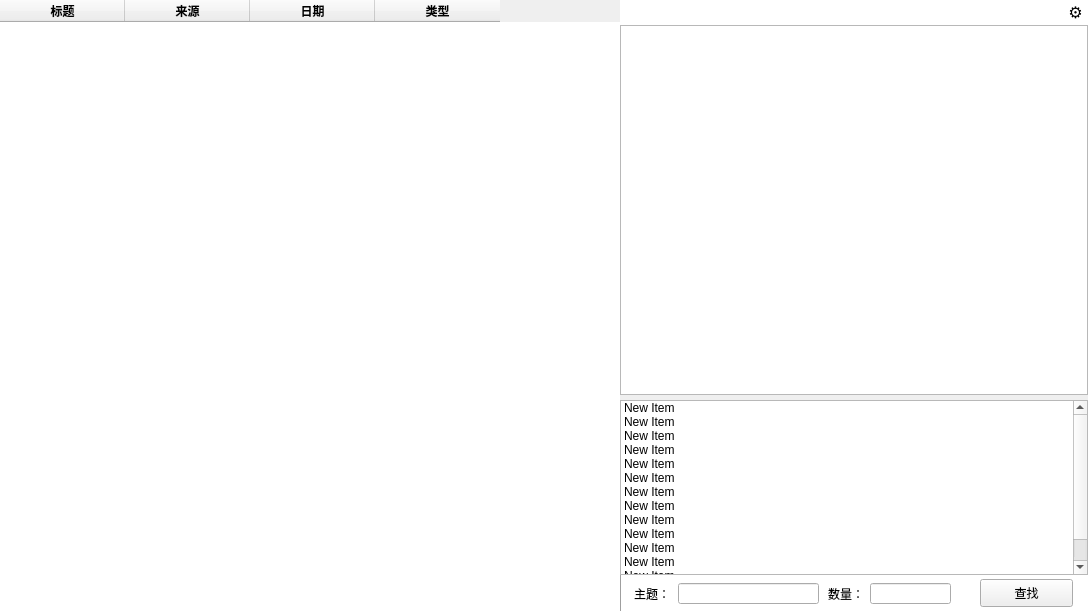
<?xml version="1.0" encoding="UTF-8"?>
<ui version="4.0">
 <class>Form</class>
 <widget class="QWidget" name="Form">
  <property name="geometry">
   <rect>
    <x>0</x>
    <y>0</y>
    <width>1088</width>
    <height>612</height>
   </rect>
  </property>
  <property name="windowTitle">
   <string>Form</string>
  </property>
  <widget class="QTextEdit" name="textEdit">
   <property name="geometry">
    <rect>
     <x>620</x>
     <y>25</y>
     <width>468</width>
     <height>370</height>
    </rect>
   </property>
   <property name="frameShape">
    <enum>QFrame::StyledPanel</enum>
   </property>
   <property name="frameShadow">
    <enum>QFrame::Sunken</enum>
   </property>
   <property name="lineWidth">
    <number>1</number>
   </property>
  </widget>
  <widget class="QTableWidget" name="tableWidget">
   <property name="geometry">
    <rect>
     <x>0</x>
     <y>0</y>
     <width>620</width>
     <height>612</height>
    </rect>
   </property>
   <property name="font">
    <font>
     <family>Microsoft YaHei UI</family>
     <weight>75</weight>
     <bold>true</bold>
    </font>
   </property>
   <property name="frameShape">
    <enum>QFrame::NoFrame</enum>
   </property>
   <attribute name="horizontalHeaderCascadingSectionResizes">
    <bool>false</bool>
   </attribute>
   <attribute name="horizontalHeaderDefaultSectionSize">
    <number>125</number>
   </attribute>
   <attribute name="horizontalHeaderHighlightSections">
    <bool>true</bool>
   </attribute>
   <attribute name="horizontalHeaderMinimumSectionSize">
    <number>32</number>
   </attribute>
   <attribute name="horizontalHeaderShowSortIndicator" stdset="0">
    <bool>false</bool>
   </attribute>
   <attribute name="horizontalHeaderStretchLastSection">
    <bool>false</bool>
   </attribute>
   <attribute name="verticalHeaderVisible">
    <bool>true</bool>
   </attribute>
   <attribute name="verticalHeaderCascadingSectionResizes">
    <bool>false</bool>
   </attribute>
   <attribute name="verticalHeaderDefaultSectionSize">
    <number>40</number>
   </attribute>
   <attribute name="verticalHeaderHighlightSections">
    <bool>true</bool>
   </attribute>
   <attribute name="verticalHeaderMinimumSectionSize">
    <number>4</number>
   </attribute>
   <column>
    <property name="text">
     <string>标题</string>
    </property>
    <property name="toolTip">
     <string/>
    </property>
   </column>
   <column>
    <property name="text">
     <string>来源</string>
    </property>
   </column>
   <column>
    <property name="text">
     <string>日期</string>
    </property>
   </column>
   <column>
    <property name="text">
     <string>类型</string>
    </property>
   </column>
  </widget>
  <widget class="QTextEdit" name="textEdit_2">
   <property name="geometry">
    <rect>
     <x>620</x>
     <y>400</y>
     <width>468</width>
     <height>212</height>
    </rect>
   </property>
   <property name="frameShape">
    <enum>QFrame::Panel</enum>
   </property>
   <property name="frameShadow">
    <enum>QFrame::Sunken</enum>
   </property>
  </widget>
  <widget class="QListWidget" name="listWidget">
   <property name="geometry">
    <rect>
     <x>620</x>
     <y>400</y>
     <width>468</width>
     <height>175</height>
    </rect>
   </property>
   <property name="frameShape">
    <enum>QFrame::StyledPanel</enum>
   </property>
   <property name="frameShadow">
    <enum>QFrame::Sunken</enum>
   </property>
   <item>
    <property name="text">
     <string>New Item</string>
    </property>
   </item>
   <item>
    <property name="text">
     <string>New Item</string>
    </property>
   </item>
   <item>
    <property name="text">
     <string>New Item</string>
    </property>
   </item>
   <item>
    <property name="text">
     <string>New Item</string>
    </property>
   </item>
   <item>
    <property name="text">
     <string>New Item</string>
    </property>
   </item>
   <item>
    <property name="text">
     <string>New Item</string>
    </property>
   </item>
   <item>
    <property name="text">
     <string>New Item</string>
    </property>
   </item>
   <item>
    <property name="text">
     <string>New Item</string>
    </property>
   </item>
   <item>
    <property name="text">
     <string>New Item</string>
    </property>
   </item>
   <item>
    <property name="text">
     <string>New Item</string>
    </property>
   </item>
   <item>
    <property name="text">
     <string>New Item</string>
    </property>
   </item>
   <item>
    <property name="text">
     <string>New Item</string>
    </property>
   </item>
   <item>
    <property name="text">
     <string>New Item</string>
    </property>
   </item>
   <item>
    <property name="text">
     <string>New Item</string>
    </property>
   </item>
  </widget>
  <widget class="QLineEdit" name="lineEdit">
   <property name="geometry">
    <rect>
     <x>678</x>
     <y>583</y>
     <width>141</width>
     <height>21</height>
    </rect>
   </property>
  </widget>
  <widget class="QLineEdit" name="lineEdit_2">
   <property name="geometry">
    <rect>
     <x>870</x>
     <y>583</y>
     <width>81</width>
     <height>21</height>
    </rect>
   </property>
   <property name="frame">
    <bool>true</bool>
   </property>
  </widget>
  <widget class="QPushButton" name="pushButton">
   <property name="geometry">
    <rect>
     <x>980</x>
     <y>579</y>
     <width>93</width>
     <height>28</height>
    </rect>
   </property>
   <property name="font">
    <font>
     <family>霞鹜新晰黑</family>
    </font>
   </property>
   <property name="text">
    <string>查找</string>
   </property>
  </widget>
  <widget class="QLabel" name="label">
   <property name="geometry">
    <rect>
     <x>634</x>
     <y>586</y>
     <width>41</width>
     <height>16</height>
    </rect>
   </property>
   <property name="font">
    <font>
     <family>霞鹜新晰黑</family>
    </font>
   </property>
   <property name="text">
    <string>主题：</string>
   </property>
  </widget>
  <widget class="QLabel" name="label_2">
   <property name="geometry">
    <rect>
     <x>828</x>
     <y>586</y>
     <width>41</width>
     <height>16</height>
    </rect>
   </property>
   <property name="font">
    <font>
     <family>霞鹜新晰黑</family>
     <weight>50</weight>
     <bold>false</bold>
    </font>
   </property>
   <property name="text">
    <string>数量：</string>
   </property>
  </widget>
  <widget class="QTextBrowser" name="textBrowser">
   <property name="geometry">
    <rect>
     <x>620</x>
     <y>0</y>
     <width>468</width>
     <height>25</height>
    </rect>
   </property>
   <property name="font">
    <font>
     <family>OPPOSans</family>
     <underline>false</underline>
    </font>
   </property>
   <property name="styleSheet">
    <string notr="true">background: white;border:1px;</string>
   </property>
   <property name="frameShape">
    <enum>QFrame::Box</enum>
   </property>
   <property name="frameShadow">
    <enum>QFrame::Sunken</enum>
   </property>
   <property name="lineWidth">
    <number>1</number>
   </property>
   <property name="midLineWidth">
    <number>0</number>
   </property>
   <property name="verticalScrollBarPolicy">
    <enum>Qt::ScrollBarAlwaysOff</enum>
   </property>
   <property name="horizontalScrollBarPolicy">
    <enum>Qt::ScrollBarAlwaysOff</enum>
   </property>
   <property name="sizeAdjustPolicy">
    <enum>QAbstractScrollArea::AdjustIgnored</enum>
   </property>
   <property name="readOnly">
    <bool>true</bool>
   </property>
   <property name="html">
    <string>&lt;!DOCTYPE HTML PUBLIC &quot;-//W3C//DTD HTML 4.0//EN&quot; &quot;http://www.w3.org/TR/REC-html40/strict.dtd&quot;&gt;
&lt;html&gt;&lt;head&gt;&lt;meta name=&quot;qrichtext&quot; content=&quot;1&quot; /&gt;&lt;style type=&quot;text/css&quot;&gt;
p, li { white-space: pre-wrap; }
&lt;/style&gt;&lt;/head&gt;&lt;body style=&quot; font-family:'OPPOSans'; font-size:9pt; font-weight:400; font-style:normal;&quot;&gt;
&lt;p style=&quot;-qt-paragraph-type:empty; margin-top:0px; margin-bottom:0px; margin-left:0px; margin-right:0px; -qt-block-indent:0; text-indent:0px;&quot;&gt;&lt;br /&gt;&lt;/p&gt;&lt;/body&gt;&lt;/html&gt;</string>
   </property>
  </widget>
  <widget class="QPushButton" name="pushButton_2">
   <property name="geometry">
    <rect>
     <x>1063</x>
     <y>-1</y>
     <width>25</width>
     <height>25</height>
    </rect>
   </property>
   <property name="font">
    <font>
     <family>Microsoft YaHei</family>
     <pointsize>12</pointsize>
     <weight>75</weight>
     <italic>false</italic>
     <bold>true</bold>
     <underline>false</underline>
     <strikeout>false</strikeout>
     <kerning>true</kerning>
    </font>
   </property>
   <property name="styleSheet">
    <string notr="true">background-color:rgb(255,255,255);
border-radius:5px</string>
   </property>
   <property name="text">
    <string>⚙️</string>
   </property>
  </widget>
  <zorder>textEdit_2</zorder>
  <zorder>textBrowser</zorder>
  <zorder>textEdit</zorder>
  <zorder>listWidget</zorder>
  <zorder>lineEdit</zorder>
  <zorder>lineEdit_2</zorder>
  <zorder>pushButton</zorder>
  <zorder>label</zorder>
  <zorder>label_2</zorder>
  <zorder>tableWidget</zorder>
  <zorder>pushButton_2</zorder>
 </widget>
 <resources/>
 <connections/>
</ui>
